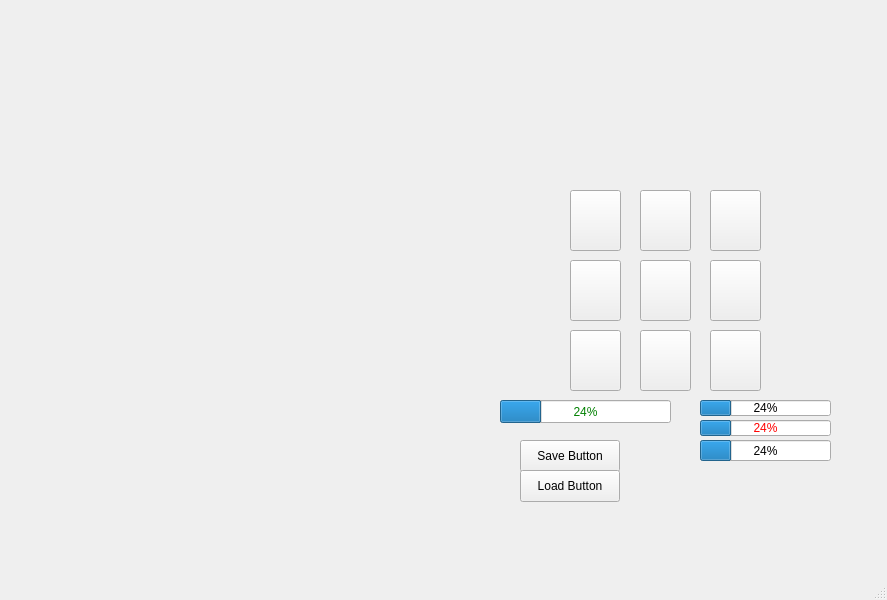
<?xml version="1.0" encoding="UTF-8"?>
<ui version="4.0">
 <class>MainWindowGame</class>
 <widget class="QMainWindow" name="MainWindowGame">
  <property name="geometry">
   <rect>
    <x>0</x>
    <y>0</y>
    <width>887</width>
    <height>600</height>
   </rect>
  </property>
  <property name="windowTitle">
   <string>MainWindow</string>
  </property>
  <widget class="QWidget" name="centralwidget">
   <widget class="QWidget" name="gridLayoutWidget">
    <property name="geometry">
     <rect>
      <x>60</x>
      <y>70</y>
      <width>431</width>
      <height>411</height>
     </rect>
    </property>
    <layout class="QGridLayout" name="gridLayout"/>
   </widget>
   <widget class="QPushButton" name="pushButton">
    <property name="geometry">
     <rect>
      <x>570</x>
      <y>190</y>
      <width>51</width>
      <height>61</height>
     </rect>
    </property>
    <property name="text">
     <string/>
    </property>
   </widget>
   <widget class="QPushButton" name="pushButton_2">
    <property name="geometry">
     <rect>
      <x>640</x>
      <y>190</y>
      <width>51</width>
      <height>61</height>
     </rect>
    </property>
    <property name="text">
     <string/>
    </property>
   </widget>
   <widget class="QPushButton" name="pushButton_3">
    <property name="geometry">
     <rect>
      <x>710</x>
      <y>190</y>
      <width>51</width>
      <height>61</height>
     </rect>
    </property>
    <property name="text">
     <string/>
    </property>
   </widget>
   <widget class="QPushButton" name="pushButton_4">
    <property name="geometry">
     <rect>
      <x>570</x>
      <y>260</y>
      <width>51</width>
      <height>61</height>
     </rect>
    </property>
    <property name="text">
     <string/>
    </property>
   </widget>
   <widget class="QPushButton" name="pushButton_5">
    <property name="geometry">
     <rect>
      <x>640</x>
      <y>260</y>
      <width>51</width>
      <height>61</height>
     </rect>
    </property>
    <property name="text">
     <string/>
    </property>
   </widget>
   <widget class="QPushButton" name="pushButton_6">
    <property name="geometry">
     <rect>
      <x>710</x>
      <y>260</y>
      <width>51</width>
      <height>61</height>
     </rect>
    </property>
    <property name="text">
     <string/>
    </property>
   </widget>
   <widget class="QPushButton" name="pushButton_7">
    <property name="geometry">
     <rect>
      <x>570</x>
      <y>330</y>
      <width>51</width>
      <height>61</height>
     </rect>
    </property>
    <property name="text">
     <string/>
    </property>
   </widget>
   <widget class="QPushButton" name="pushButton_8">
    <property name="geometry">
     <rect>
      <x>640</x>
      <y>330</y>
      <width>51</width>
      <height>61</height>
     </rect>
    </property>
    <property name="text">
     <string/>
    </property>
   </widget>
   <widget class="QPushButton" name="pushButton_9">
    <property name="geometry">
     <rect>
      <x>710</x>
      <y>330</y>
      <width>51</width>
      <height>61</height>
     </rect>
    </property>
    <property name="text">
     <string/>
    </property>
   </widget>
   <widget class="QLabel" name="label">
    <property name="geometry">
     <rect>
      <x>-10</x>
      <y>-5</y>
      <width>901</width>
      <height>571</height>
     </rect>
    </property>
    <property name="maximumSize">
     <size>
      <width>16777215</width>
      <height>581</height>
     </size>
    </property>
    <property name="autoFillBackground">
     <bool>false</bool>
    </property>
    <property name="styleSheet">
     <string notr="true">color:green</string>
    </property>
    <property name="text">
     <string/>
    </property>
    <property name="pixmap">
     <pixmap>textures/bloody_frame.png</pixmap>
    </property>
    <property name="scaledContents">
     <bool>true</bool>
    </property>
   </widget>
   <widget class="QProgressBar" name="progressBar">
    <property name="geometry">
     <rect>
      <x>500</x>
      <y>400</y>
      <width>171</width>
      <height>23</height>
     </rect>
    </property>
    <property name="styleSheet">
     <string notr="true">color:green</string>
    </property>
    <property name="value">
     <number>24</number>
    </property>
   </widget>
   <widget class="QProgressBar" name="progressBar_2">
    <property name="geometry">
     <rect>
      <x>700</x>
      <y>400</y>
      <width>131</width>
      <height>16</height>
     </rect>
    </property>
    <property name="value">
     <number>24</number>
    </property>
   </widget>
   <widget class="QProgressBar" name="progressBar_3">
    <property name="geometry">
     <rect>
      <x>700</x>
      <y>420</y>
      <width>131</width>
      <height>16</height>
     </rect>
    </property>
    <property name="styleSheet">
     <string notr="true">color:red</string>
    </property>
    <property name="value">
     <number>24</number>
    </property>
   </widget>
   <widget class="QProgressBar" name="progressBar_4">
    <property name="geometry">
     <rect>
      <x>700</x>
      <y>440</y>
      <width>131</width>
      <height>21</height>
     </rect>
    </property>
    <property name="value">
     <number>24</number>
    </property>
   </widget>
   <widget class="QLabel" name="label_2">
    <property name="geometry">
     <rect>
      <x>530</x>
      <y>430</y>
      <width>111</width>
      <height>16</height>
     </rect>
    </property>
    <property name="text">
     <string/>
    </property>
   </widget>
   <widget class="QPushButton" name="pushButton_10">
    <property name="geometry">
     <rect>
      <x>520</x>
      <y>440</y>
      <width>100</width>
      <height>32</height>
     </rect>
    </property>
    <property name="text">
     <string>Save Button</string>
    </property>
   </widget>
   <widget class="QPushButton" name="pushButton_11">
    <property name="geometry">
     <rect>
      <x>520</x>
      <y>470</y>
      <width>100</width>
      <height>32</height>
     </rect>
    </property>
    <property name="text">
     <string>Load Button</string>
    </property>
   </widget>
   <zorder>label</zorder>
   <zorder>gridLayoutWidget</zorder>
   <zorder>pushButton</zorder>
   <zorder>pushButton_2</zorder>
   <zorder>pushButton_3</zorder>
   <zorder>pushButton_4</zorder>
   <zorder>pushButton_5</zorder>
   <zorder>pushButton_6</zorder>
   <zorder>pushButton_7</zorder>
   <zorder>pushButton_9</zorder>
   <zorder>pushButton_8</zorder>
   <zorder>progressBar</zorder>
   <zorder>progressBar_2</zorder>
   <zorder>progressBar_3</zorder>
   <zorder>progressBar_4</zorder>
   <zorder>label_2</zorder>
   <zorder>pushButton_10</zorder>
   <zorder>pushButton_11</zorder>
  </widget>
  <widget class="QMenuBar" name="menubar">
   <property name="geometry">
    <rect>
     <x>0</x>
     <y>0</y>
     <width>887</width>
     <height>22</height>
    </rect>
   </property>
  </widget>
  <widget class="QStatusBar" name="statusbar"/>
 </widget>
 <resources/>
 <connections/>
</ui>
